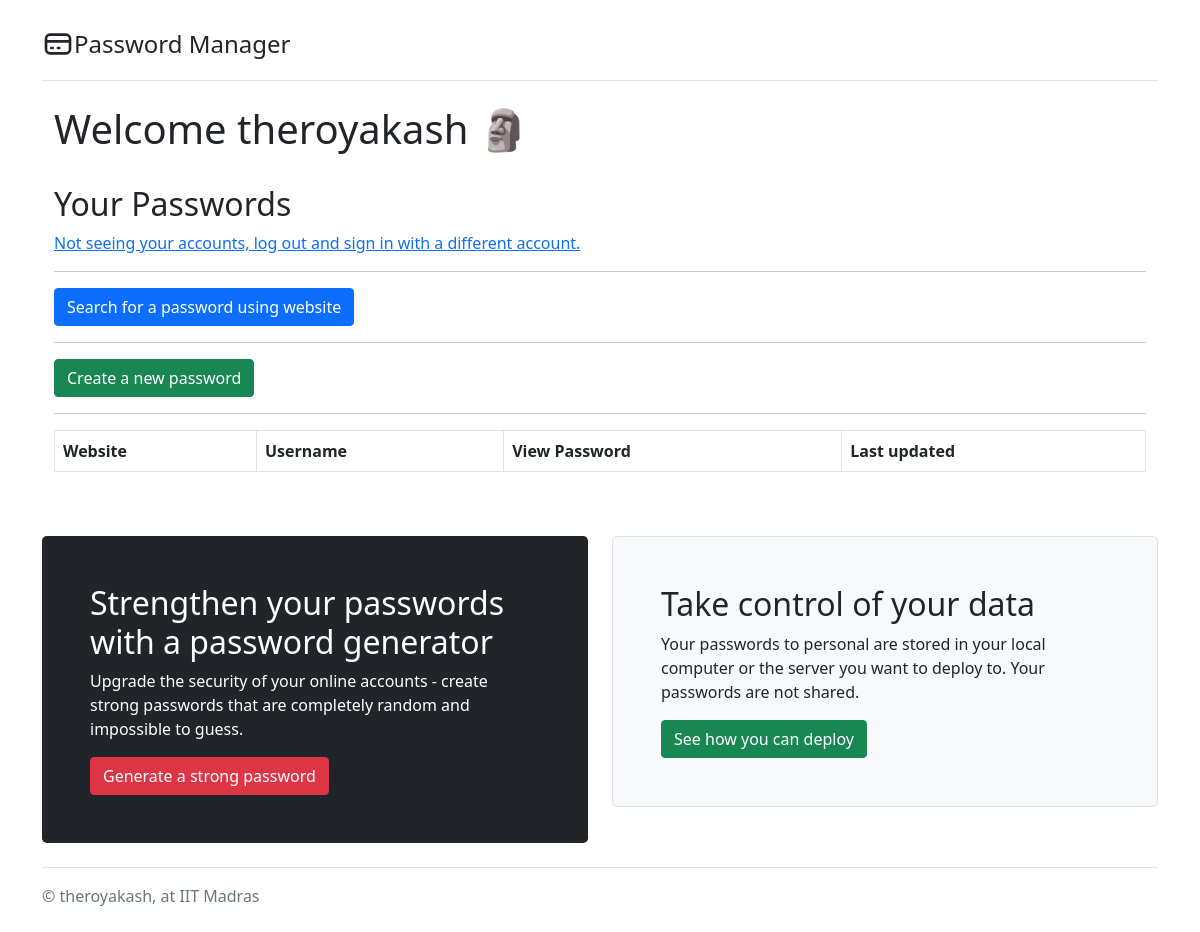
The app's page /vault (signed in), older data.
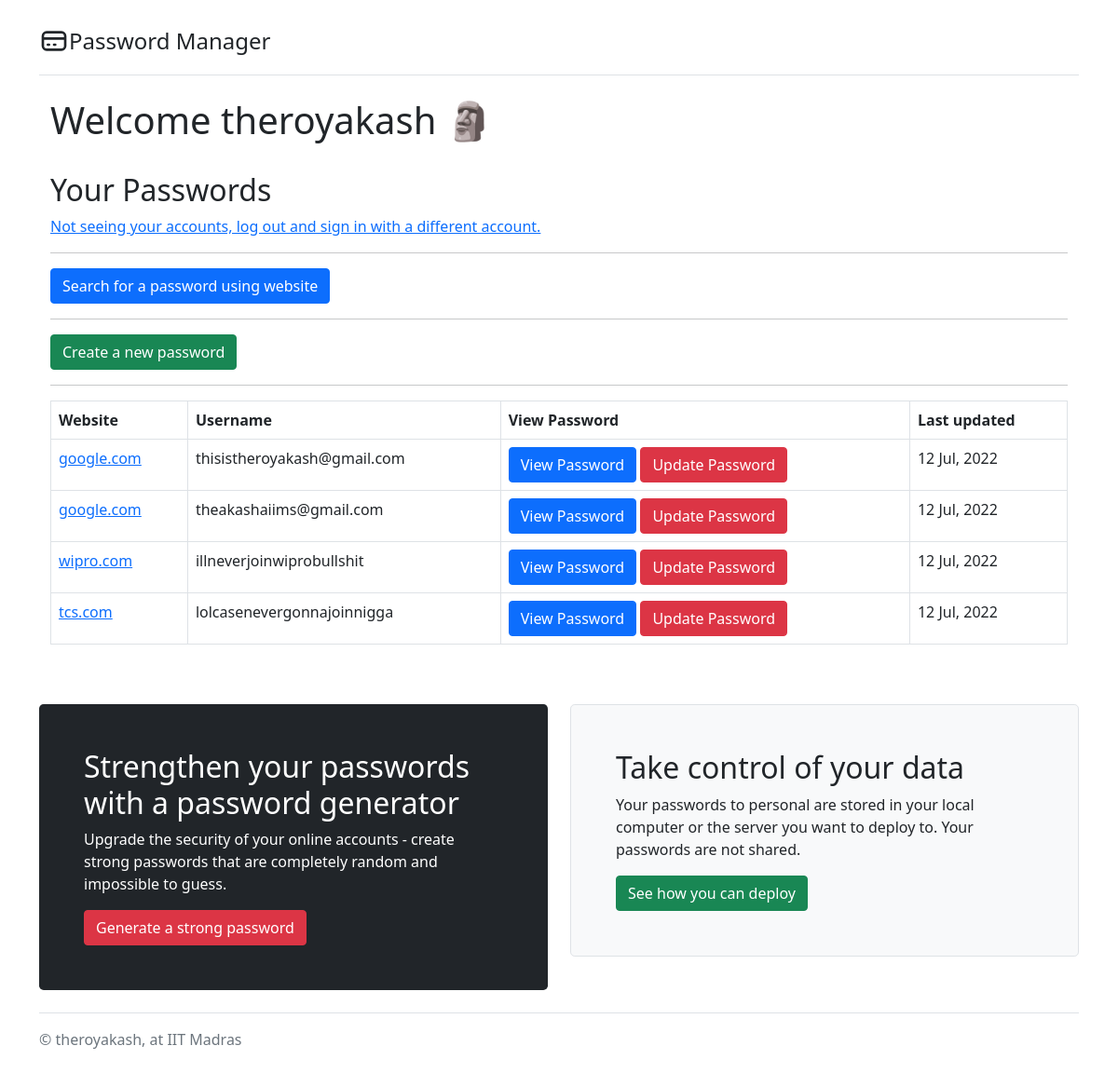
The same page, newer data.
### tables this page shows
CREATE TABLE "passwords" (
            "id"	INTEGER PRIMARY KEY AUTOINCREMENT,
            "website"	TEXT NOT NULL,
            "username"	TEXT NOT NULL,
            "password"	TEXT,
            "last_updated"	TEXT,
            "userid" INTEGER
        );

### server.py (the view)
@flask_app.route("/vault", methods=["GET"])
@login_required
def vault():
    username:str = session.get('username')
    currentlySignedUserID = session.get('userid')
    passwords = database.get_all_passwords(currentlySignedUserID)
    return render_template("vault.html", username=username, passwords=passwords)

### database.py (called while the page is built)
def get_all_passwords(currentlySignedUserID:int):
    connection = sqlite3.connect(f"{HERE}/db/database.db")
    cursor = connection.cursor()
    with connection:
        cursor.execute(f"SELECT * FROM passwords where userid={currentlySignedUserID}")
        fetched_data = cursor.fetchall()
    return fetched_data

### loginrequired.py (called while the page is built)
def login_required(f):
    @wraps(f)
    def decorated_function(*args, **kwargs):
        if session.get("username") is None:
            return redirect("/login")
        return f(*args, **kwargs)
    return decorated_function

### server.py (called while the page is built)
@flask_app.after_request
def after_request(response):
    response.headers["Cache-Control"] = "no-cache, no-store, must-revalidate"
    response.headers["Expires"] = 0
    response.headers["Pragma"] = "no-cache"
    return response

### templates/vault.html (shortened to what this page needs)
{% extends "base.html" %}
{% block body %}
<main>
    <div class="container p-10">
        <h1>Welcome {{username}} 🗿</h1>
        <br>
        <h2>Your Passwords</h2>
        <a href="/logout">Not seeing your accounts, log out and sign in with a different account.</a>
        <hr>
        <button type="button" class="btn btn-primary" data-bs-toggle="modal" data-bs-target="#searchPassword">Search for a password using website</button>
        <hr>
        <button type="button" class="btn btn-success" data-bs-toggle="modal" data-bs-target="#addApassword">Create a new
            password</button>
        <br>
        <hr>
        <table class="table table-bordered">
            <thead>
                <tr>
                    <th scope="col">Website</th>
                    <th scope="col">Username</th>
                    <th scope="col">View Password</th>
                    <th scope="col">Last updated</th>
                </tr>
            </thead>
            <tbody>
                {%for password in passwords%}
                <tr>
                    <td><a href="https://www.{{password[1]}}">{{password[1]}}</td>
                    <td>{{password[2]}}</td>
                    <td><button type="button" class="btn btn-primary" data-bs-toggle="modal"
                            data-bs-target="#mymodal{{password[0]}}">
                            View Password</button>
                        </button> <button data-bs-toggle="modal" data-bs-target="#updatePassword{{password[0]}}"
                            class="btn btn-danger">Update Password</button></td>
                    <td>{{password[4]}}</td>
                </tr>
                {%endfor%}
            </tbody>
        </table>
    </div>
</main>
{% endblock %}

Row changes from the older to the newer data that the page shows:
added passwords: website "google.com", username "thisistheroyakash@gmail.com", last_updated "12 Jul, 2022"
added passwords: website "google.com", username "theakashaiims@gmail.com", last_updated "12 Jul, 2022"
added passwords: website "wipro.com", username "illneverjoinwiprobullshit", last_updated "12 Jul, 2022"
added passwords: website "tcs.com", username "lolcasenevergonnajoinnigga", last_updated "12 Jul, 2022"
